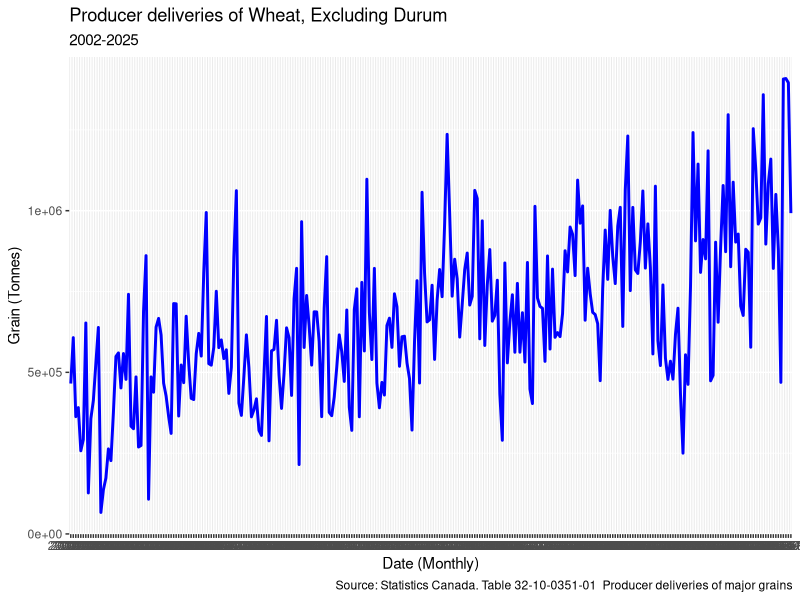

Here is the R script that generated this plot:
## ---- chunk 1
knitr::opts_chunk$set(echo = TRUE)
## ---- chunk 2
summary(cars)

summary(mtcars)

library(dplyr)

## ---- chunk 3
library(readr)
price_data <- read_csv("3210007701_databaseLoadingData.csv")
head(price_data)
## ---- chunk 4
data2 <- read_csv("3210035101_databaseLoadingData.csv")
head(data2)
## ---- chunk 5
library(ggplot2)

#data2 = read.csv("C:/Users/rainy/Documents/School/MAT 3379/Project 1/3210035101_databaseLoadingData.csv")
delivery_data = data.frame(Date = data2$REF_DATE,
                           Value = as.numeric(data2$VALUE))

head(delivery_data)
p2 = ggplot(delivery_data, aes(x=Date, y = Value, group=1))+
             geom_line(color="blue", size=1)+
  labs(
    title = "Producer deliveries of Wheat, Excluding Durum",
    subtitle = "2002-2025",
    x = "Date (Monthly)",
    y = "Grain (Tonnes)",
    caption = "Source: Statistics Canada. Table 32-10-0351-01  Producer deliveries of major grains"
  ) 
print(p2)
